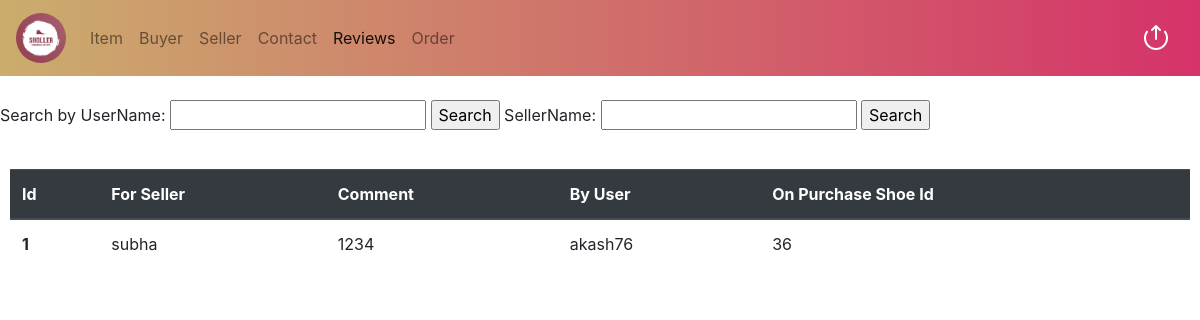
The page /admin/admin_reviews.php on the database its author committed.
### tables this page shows
CREATE TABLE `comment` (
  `comment_id` int(6) UNSIGNED NOT NULL,
  `seller` varchar(50) NOT NULL,
  `user` varchar(50) NOT NULL,
  `comment` varchar(500) NOT NULL,
  `shoes_id` int(6) NOT NULL,
  `comment_time` timestamp NOT NULL DEFAULT current_timestamp()
);

### admin/admin_reviews.php (the view, shortened to what this page needs)
<!doctype html>
<html lang="en">
<head>
    <link rel="stylesheet" href="https://cdn.jsdelivr.net/npm/bootstrap@4.6.2/dist/css/bootstrap.min.css"
>
</head>
<body>
    <nav class="navbar navbar-expand-lg navbar-light bg-gradient-nav sticky-top">
        <a class="navbar-brand" href="#">
            <img class="rounded-circle" src="../images/logo.png" width="50" height="50" alt="">
        </a>
        <div class="collapse navbar-collapse" id="navbarSupportedContent">
            <ul class="navbar-nav mr-auto">
                <li class="nav-item ">
                    <a class="nav-link" href="admin_home.php">Item <span class="sr-only">(current)</span></a>
                </li>
                <li class="buyer-item">
                    <a class="nav-link" href="admin_buyer.php">Buyer</a>
                </li>
                <li class="seller-item">
                    <a class="nav-link" href="admin_seller.php">Seller</a>
                </li>
                <li class="cleansing-item ">
                    <a class="nav-link" href="admin_contact.php">Contact</a>
                </li>
                <li class="cleansing-item active ">
                    <a class="nav-link" href="admin_reviews.php">Reviews</a>
                </li>
                <li class="cleansing-item ">
                    <a class="nav-link" href="admin_order.php">Order</a>
                </li>
            </ul>
            <button type="submit" class="btn button-primary"><a href="logout.php"><img src="../images/icons/logout.png"
                        alt="" width="30px"></a></button>
        </div>
    </nav>
    <?php
    $conn = mysqli_connect('localhost', 'root', '', 'sholler');
    $query = "SELECT * FROM comment";
    $result = $conn->query($query);
    ?>
    <br>
<form method="POST" action="admin_reviews.php">
        <label for="searchUsername">Search by UserName:</label>
        <input type="text" name="searchUsername" id="searchUsername">
        <input type="submit" value="Search">
        <label for="searchSellerName">SellerName:</label>
        <input type="text" name="searchSellerName" id="searchSellerName">
        <input type="submit" value="Search">
</form>
<br>
    <div class="Item-table">
        <table class="table">
            <thead class="thead-dark">
                <tr>
                    <th scope="col">Id</th>
                    <th scope="col">For Seller</th>
                    <th scope="col">Comment</th>
                    <th scope="col">By User</th>
                    <th scope="col">On Purchase Shoe Id</th>
                </tr>
            </thead>
            <tbody>
                <?php
                while ($row = mysqli_fetch_assoc($result)) {
                    echo "<tr>";
                    echo "<th scope='row'>" . $row['comment_id'] . "</th>";
                    echo "<td>" . $row['seller'] . "</td>";
                    echo "<td>" . $row['comment'] . "</td>";
                    echo "<td>" . $row['user'] . "</td>";
                    echo "<td>" . $row['shoes_id'] . "</td>";
                    echo "</tr>";
                }
                ?>
            </tbody>
        </table>
    </div>
</body>
</html>

### admin/admin_reviews.php (style rules this page uses)
.Item-table { margin: 10px; }
.sticky-top { background: -webkit-linear-gradient(to right, #cbad6d, #d53369); background: linear-gradient(to right, #cbad6d, #d53369); }

### rows shown on the page
comment: comment_id "1", seller "subha", comment "1234", user "akash76", shoes "36"
